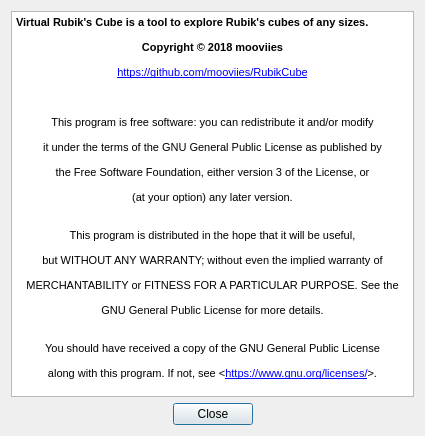
<?xml version="1.0" encoding="UTF-8"?>
<ui version="4.0">
 <class>Dialog</class>
 <widget class="QDialog" name="Dialog">
  <property name="geometry">
   <rect>
    <x>0</x>
    <y>0</y>
    <width>425</width>
    <height>436</height>
   </rect>
  </property>
  <property name="minimumSize">
   <size>
    <width>425</width>
    <height>436</height>
   </size>
  </property>
  <property name="maximumSize">
   <size>
    <width>425</width>
    <height>436</height>
   </size>
  </property>
  <property name="windowTitle">
   <string>About...</string>
  </property>
  <property name="windowIcon">
   <iconset resource="resources.qrc">
    <normaloff>:/images/rubik.png</normaloff>:/images/rubik.png</iconset>
  </property>
  <layout class="QVBoxLayout" name="verticalLayout">
   <item>
    <widget class="QTextBrowser" name="textBrowser">
     <property name="verticalScrollBarPolicy">
      <enum>Qt::ScrollBarAlwaysOff</enum>
     </property>
     <property name="horizontalScrollBarPolicy">
      <enum>Qt::ScrollBarAlwaysOff</enum>
     </property>
     <property name="html">
      <string>&lt;!DOCTYPE HTML PUBLIC &quot;-//W3C//DTD HTML 4.0//EN&quot; &quot;http://www.w3.org/TR/REC-html40/strict.dtd&quot;&gt;
&lt;html&gt;&lt;head&gt;&lt;meta name=&quot;qrichtext&quot; content=&quot;1&quot; /&gt;&lt;style type=&quot;text/css&quot;&gt;
p, li { white-space: pre-wrap; }
&lt;/style&gt;&lt;/head&gt;&lt;body style=&quot; font-family:'MS Shell Dlg 2'; font-size:8.25pt; font-weight:400; font-style:normal;&quot;&gt;
&lt;p style=&quot; margin-top:0px; margin-bottom:0px; margin-left:0px; margin-right:0px; -qt-block-indent:0; text-indent:0px;&quot;&gt;&lt;span style=&quot; font-weight:600;&quot;&gt;Virtual Rubik's Cube is a tool to explore Rubik's cubes of any sizes.&lt;/span&gt;&lt;/p&gt;
&lt;p align=&quot;center&quot; style=&quot; margin-top:12px; margin-bottom:12px; margin-left:0px; margin-right:0px; -qt-block-indent:0; text-indent:0px;&quot;&gt;&lt;span style=&quot; font-weight:600;&quot;&gt;Copyright © 2018 mooviies&lt;/span&gt;&lt;/p&gt;
&lt;p align=&quot;center&quot; style=&quot; margin-top:12px; margin-bottom:12px; margin-left:0px; margin-right:0px; -qt-block-indent:0; text-indent:0px;&quot;&gt;&lt;a href=&quot;https://github.com/mooviies/RubikCube&quot;&gt;&lt;span style=&quot; text-decoration: underline; color:#0000ff;&quot;&gt;https://github.com/mooviies/RubikCube&lt;/span&gt;&lt;/a&gt;&lt;/p&gt;
&lt;p align=&quot;center&quot; style=&quot;-qt-paragraph-type:empty; margin-top:12px; margin-bottom:12px; margin-left:0px; margin-right:0px; -qt-block-indent:0; text-indent:0px;&quot;&gt;&lt;br /&gt;&lt;/p&gt;
&lt;p align=&quot;center&quot; style=&quot; margin-top:12px; margin-bottom:12px; margin-left:0px; margin-right:0px; -qt-block-indent:0; text-indent:0px;&quot;&gt;This program is free software: you can redistribute it and/or modify&lt;/p&gt;
&lt;p align=&quot;center&quot; style=&quot; margin-top:12px; margin-bottom:12px; margin-left:0px; margin-right:0px; -qt-block-indent:0; text-indent:0px;&quot;&gt;it under the terms of the GNU General Public License as published by&lt;/p&gt;
&lt;p align=&quot;center&quot; style=&quot; margin-top:12px; margin-bottom:12px; margin-left:0px; margin-right:0px; -qt-block-indent:0; text-indent:0px;&quot;&gt;the Free Software Foundation, either version 3 of the License, or&lt;/p&gt;
&lt;p align=&quot;center&quot; style=&quot; margin-top:12px; margin-bottom:12px; margin-left:0px; margin-right:0px; -qt-block-indent:0; text-indent:0px;&quot;&gt;(at your option) any later version.&lt;br /&gt;&lt;/p&gt;
&lt;p align=&quot;center&quot; style=&quot; margin-top:12px; margin-bottom:12px; margin-left:0px; margin-right:0px; -qt-block-indent:0; text-indent:0px;&quot;&gt;This program is distributed in the hope that it will be useful,&lt;/p&gt;
&lt;p align=&quot;center&quot; style=&quot; margin-top:12px; margin-bottom:12px; margin-left:0px; margin-right:0px; -qt-block-indent:0; text-indent:0px;&quot;&gt;but WITHOUT ANY WARRANTY; without even the implied warranty of&lt;/p&gt;
&lt;p align=&quot;center&quot; style=&quot; margin-top:12px; margin-bottom:12px; margin-left:0px; margin-right:0px; -qt-block-indent:0; text-indent:0px;&quot;&gt;MERCHANTABILITY or FITNESS FOR A PARTICULAR PURPOSE. See the&lt;/p&gt;
&lt;p align=&quot;center&quot; style=&quot; margin-top:12px; margin-bottom:12px; margin-left:0px; margin-right:0px; -qt-block-indent:0; text-indent:0px;&quot;&gt;GNU General Public License for more details.&lt;br /&gt;&lt;/p&gt;
&lt;p align=&quot;center&quot; style=&quot; margin-top:12px; margin-bottom:12px; margin-left:0px; margin-right:0px; -qt-block-indent:0; text-indent:0px;&quot;&gt;You should have received a copy of the GNU General Public License&lt;/p&gt;
&lt;p align=&quot;center&quot; style=&quot; margin-top:12px; margin-bottom:12px; margin-left:0px; margin-right:0px; -qt-block-indent:0; text-indent:0px;&quot;&gt;along with this program. If not, see &amp;lt;&lt;a href=&quot;https://www.gnu.org/licenses/&quot;&gt;&lt;span style=&quot; text-decoration: underline; color:#0000ff;&quot;&gt;https://www.gnu.org/licenses/&lt;/span&gt;&lt;/a&gt;&amp;gt;.&lt;br /&gt;&lt;/p&gt;&lt;/body&gt;&lt;/html&gt;</string>
     </property>
     <property name="textInteractionFlags">
      <set>Qt::LinksAccessibleByKeyboard|Qt::LinksAccessibleByMouse</set>
     </property>
     <property name="openExternalLinks">
      <bool>true</bool>
     </property>
    </widget>
   </item>
   <item>
    <layout class="QHBoxLayout" name="horizontalLayout">
     <item>
      <spacer name="horizontalSpacer">
       <property name="orientation">
        <enum>Qt::Horizontal</enum>
       </property>
       <property name="sizeHint" stdset="0">
        <size>
         <width>40</width>
         <height>20</height>
        </size>
       </property>
      </spacer>
     </item>
     <item>
      <widget class="QPushButton" name="pushButton">
       <property name="text">
        <string>Close</string>
       </property>
      </widget>
     </item>
     <item>
      <spacer name="horizontalSpacer_2">
       <property name="orientation">
        <enum>Qt::Horizontal</enum>
       </property>
       <property name="sizeHint" stdset="0">
        <size>
         <width>40</width>
         <height>20</height>
        </size>
       </property>
      </spacer>
     </item>
    </layout>
   </item>
  </layout>
 </widget>
 <resources>
  <include location="resources.qrc"/>
 </resources>
 <connections>
  <connection>
   <sender>pushButton</sender>
   <signal>clicked()</signal>
   <receiver>Dialog</receiver>
   <slot>accept()</slot>
   <hints>
    <hint type="sourcelabel">
     <x>216</x>
     <y>414</y>
    </hint>
    <hint type="destinationlabel">
     <x>292</x>
     <y>418</y>
    </hint>
   </hints>
  </connection>
 </connections>
</ui>
